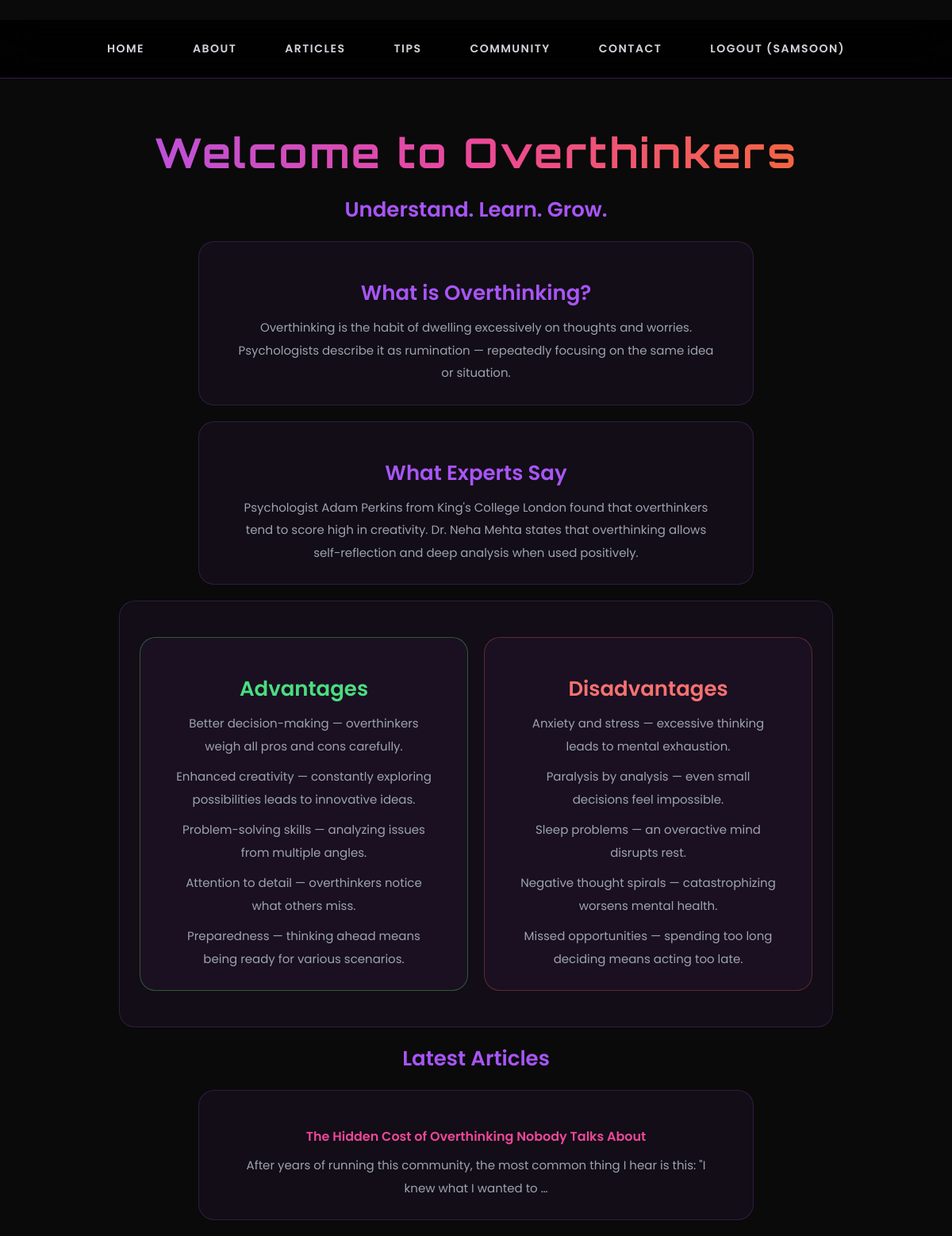
The app's page / (signed in) with its own data.
### myapp/models.py (models this page shows, shortened)
class Article(models.Model):
    title = models.CharField(max_length=200)
    content = models.TextField()
    date = models.DateTimeField(auto_now_add=True)
    likes = models.ManyToManyField(User, related_name='liked_articles', blank=True)

### myapp/views.py (the view)
# urls.py: path('', views.home, name='home'),
def home(request):
    articles = Article.objects.all().order_by('-date')[:3]
    return render(request, 'home.html', {'articles': articles})

### myapp/templates/home.html (shortened to what this page needs)
﻿{% load static %}
<!DOCTYPE html>
<html>
<head>
    <link rel="stylesheet" href="{% static 'css/style.css' %}">
</head>
<body>
    <nav>
        <a href="/">Home</a>
        <a href="/about/">About</a>
        <a href="/articles/">Articles</a>
        <a href="/tips/">Tips</a>
        <a href="/community/">Community</a>
        <a href="/contact/">Contact</a>
        {% if user.is_authenticated %}
        <a href="/logout/">Logout ({{ user.username }})</a>
        {% else %}
        <a href="/login/">Login</a>
        <a href="/register/">Register</a>
        {% endif %}
    </nav>
    <h1>Welcome to Overthinkers</h1>
    <h2>Understand. Learn. Grow.</h2>
    <div>
        <h2>What is Overthinking?</h2>
        <p>Overthinking is the habit of dwelling excessively on thoughts and worries. Psychologists describe it as rumination — repeatedly focusing on the same idea or situation.</p>
    </div>
    <div>
        <h2>What Experts Say</h2>
        <p>Psychologist Adam Perkins from King's College London found that overthinkers tend to score high in creativity. Dr. Neha Mehta states that overthinking allows self-reflection and deep analysis when used positively.</p>
    </div>
    <div style="display:flex; gap:20px; max-width:900px; margin:20px auto;">
        <div style="flex:1; border-color:rgba(100,255,100,0.3);">
            <h2 style="color:#4ade80">Advantages</h2>
            <p>Better decision-making — overthinkers weigh all pros and cons carefully.</p>
            <p>Enhanced creativity — constantly exploring possibilities leads to innovative ideas.</p>
            <p>Problem-solving skills — analyzing issues from multiple angles.</p>
            <p>Attention to detail — overthinkers notice what others miss.</p>
            <p>Preparedness — thinking ahead means being ready for various scenarios.</p>
        </div>
        <div style="flex:1; border-color:rgba(255,100,100,0.3);">
            <h2 style="color:#f87171">Disadvantages</h2>
            <p>Anxiety and stress — excessive thinking leads to mental exhaustion.</p>
            <p>Paralysis by analysis — even small decisions feel impossible.</p>
            <p>Sleep problems — an overactive mind disrupts rest.</p>
            <p>Negative thought spirals — catastrophizing worsens mental health.</p>
            <p>Missed opportunities — spending too long deciding means acting too late.</p>
        </div>
    </div>
    <h2>Latest Articles</h2>
    {% for article in articles %}
    <div>
        <h4>{{ article.title }}</h4>
        <p>{{ article.content|truncatewords:20 }}</p>
    </div>
    {% empty %}
    <p>No articles yet! Check back soon.</p>
    {% endfor %}
</body>
</html>

### myapp/static/css/style.css (style rules this page uses)
* { margin: 0; padding: 0; box-sizing: border-box; }
body { font-family: 'Poppins', sans-serif; color: white; min-height: 100vh; background: #0a0a0a; overflow-x: hidden; }
nav { background: rgba(0,0,0,0.8); backdrop-filter: blur(20px); padding: 18px 40px; display: flex; justify-content: center; gap: 25px; position: sticky; top: 0; border-bottom: 1px solid rgba(168,85,247,0.3); z-index: 100; }
nav a { color: #d1d5db; text-decoration: none; font-size: 14px; font-weight: 600; padding: 8px 18px; border-radius: 25px; transition: all 0.3s; letter-spacing: 1.5px; text-transform: uppercase; }
h1 { font-family: 'Orbitron', sans-serif; font-size: 52px; text-align: center; margin-top: 60px; background: linear-gradient(to right, #a855f7, #ec4899, #f97316); -webkit-background-clip: text; -webkit-text-fill-color: transparent; letter-spacing: 3px; }
h2 { font-size: 26px; text-align: center; color: #a855f7; margin-top: 20px; font-weight: 600; }
h3, h4 { color: #ec4899; margin-top: 20px; text-align: center; font-weight: 600; }
p { text-align: center; font-size: 15px; color: #9ca3af; margin-top: 10px; line-height: 1.9; padding: 0 20px; }
div { background: rgba(168,85,247,0.05); border: 1px solid rgba(168,85,247,0.2); border-radius: 20px; padding: 25px; margin: 20px auto; max-width: 700px; transition: all 0.3s; }
a { color: #a855f7; text-decoration: none; transition: all 0.3s; }
::placeholder { color: rgba(255,255,255,0.3); }

### records on screen
Article: title "The Hidden Cost of Overthinking Nobody Talks About", content "After years of running this community, the most common thing I hear is this: \"I knew what I wanted to …"

### other values on screen
{{ user.username }} "SAMSOON"
